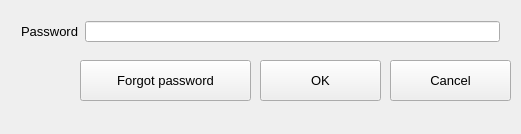
<?xml version="1.0" encoding="UTF-8"?>
<ui version="4.0">
 <class>LoginClass</class>
 <widget class="QWidget" name="LoginClass">
  <property name="geometry">
   <rect>
    <x>0</x>
    <y>0</y>
    <width>521</width>
    <height>134</height>
   </rect>
  </property>
  <property name="font">
   <font>
    <family>Arial</family>
    <pointsize>12</pointsize>
   </font>
  </property>
  <property name="windowTitle">
   <string>Login</string>
  </property>
  <widget class="QWidget" name="formLayoutWidget">
   <property name="geometry">
    <rect>
     <x>10</x>
     <y>10</y>
     <width>501</width>
     <height>43</height>
    </rect>
   </property>
   <layout class="QFormLayout" name="formLayout">
    <property name="formAlignment">
     <set>Qt::AlignLeading|Qt::AlignLeft|Qt::AlignVCenter</set>
    </property>
    <item row="0" column="0">
     <widget class="QLabel" name="passwordLabel">
      <property name="font">
       <font>
        <family>Arial</family>
        <pointsize>10</pointsize>
       </font>
      </property>
      <property name="text">
       <string>Password</string>
      </property>
     </widget>
    </item>
    <item row="0" column="1">
     <widget class="QLineEdit" name="passwordEdit">
      <property name="font">
       <font>
        <family>Arial</family>
        <pointsize>10</pointsize>
       </font>
      </property>
      <property name="styleSheet">
       <string notr="true">QLineEdit {
	padding-top: 7px;
	padding-bottom: 7px;
}</string>
      </property>
     </widget>
    </item>
   </layout>
  </widget>
  <widget class="QPushButton" name="btnForgotPassword">
   <property name="geometry">
    <rect>
     <x>80</x>
     <y>60</y>
     <width>171</width>
     <height>41</height>
    </rect>
   </property>
   <property name="font">
    <font>
     <family>Arial</family>
     <pointsize>10</pointsize>
    </font>
   </property>
   <property name="text">
    <string>Forgot password</string>
   </property>
   <property name="icon">
    <iconset>
     <normaloff>../icons/forgot-password.png</normaloff>../icons/forgot-password.png</iconset>
   </property>
   <property name="iconSize">
    <size>
     <width>23</width>
     <height>22</height>
    </size>
   </property>
  </widget>
  <widget class="QPushButton" name="btnOK">
   <property name="geometry">
    <rect>
     <x>260</x>
     <y>60</y>
     <width>121</width>
     <height>41</height>
    </rect>
   </property>
   <property name="font">
    <font>
     <family>Arial</family>
     <pointsize>10</pointsize>
    </font>
   </property>
   <property name="text">
    <string>OK</string>
   </property>
   <property name="icon">
    <iconset>
     <normaloff>../icons/check.png</normaloff>../icons/check.png</iconset>
   </property>
   <property name="iconSize">
    <size>
     <width>18</width>
     <height>18</height>
    </size>
   </property>
   <property name="shortcut">
    <string>Return</string>
   </property>
  </widget>
  <widget class="QPushButton" name="btnCancel">
   <property name="geometry">
    <rect>
     <x>390</x>
     <y>60</y>
     <width>121</width>
     <height>41</height>
    </rect>
   </property>
   <property name="font">
    <font>
     <family>Arial</family>
     <pointsize>10</pointsize>
    </font>
   </property>
   <property name="text">
    <string>Cancel</string>
   </property>
   <property name="icon">
    <iconset>
     <normaloff>../icons/close.png</normaloff>../icons/close.png</iconset>
   </property>
   <property name="iconSize">
    <size>
     <width>14</width>
     <height>14</height>
    </size>
   </property>
   <property name="shortcut">
    <string>Esc</string>
   </property>
  </widget>
  <widget class="QLabel" name="errorLabel">
   <property name="geometry">
    <rect>
     <x>10</x>
     <y>110</y>
     <width>501</width>
     <height>21</height>
    </rect>
   </property>
   <property name="text">
    <string/>
   </property>
  </widget>
  <widget class="QLabel" name="statusLabel">
   <property name="geometry">
    <rect>
     <x>10</x>
     <y>111</y>
     <width>501</width>
     <height>20</height>
    </rect>
   </property>
   <property name="font">
    <font>
     <family>Arial</family>
    </font>
   </property>
   <property name="styleSheet">
    <string notr="true"/>
   </property>
   <property name="text">
    <string/>
   </property>
  </widget>
 </widget>
 <layoutdefault spacing="6" margin="11"/>
 <resources/>
 <connections/>
</ui>
